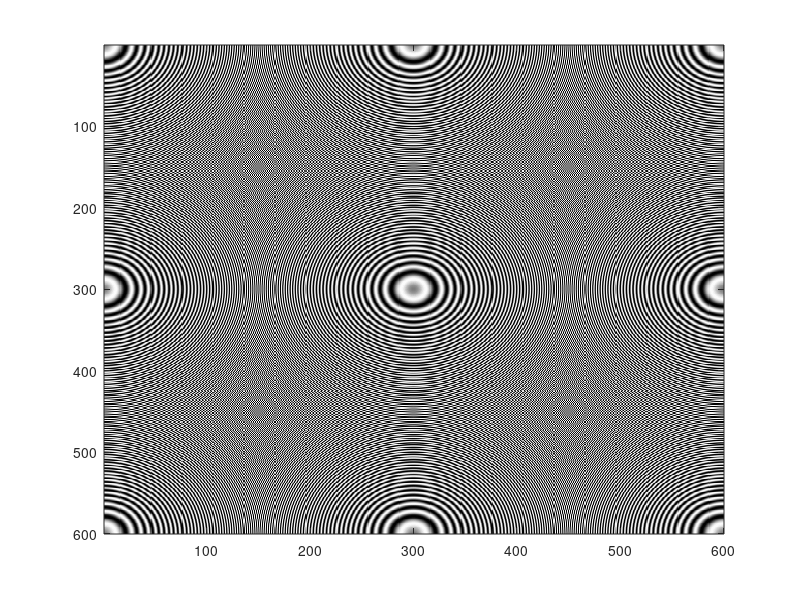

Reproduce this figure in MATLAB.
% create cpz
%
row=600;
col=600;
alpha = 0.5;
nmap = 64;
colormap(gray(nmap));
czp = zeros(row,col);
for i=1:row
    for j=1:row
       dep = nmap/2*sin(pi()*(i-row/2)*(i-row/2)/alpha/row ...
           +pi()*(j-col/2)*(j-col/2)/alpha/col) + nmap/2;
       czp(i,j) =dep;
    end
end
image(czp);
imwrite(czp, 'czp.bmp');
